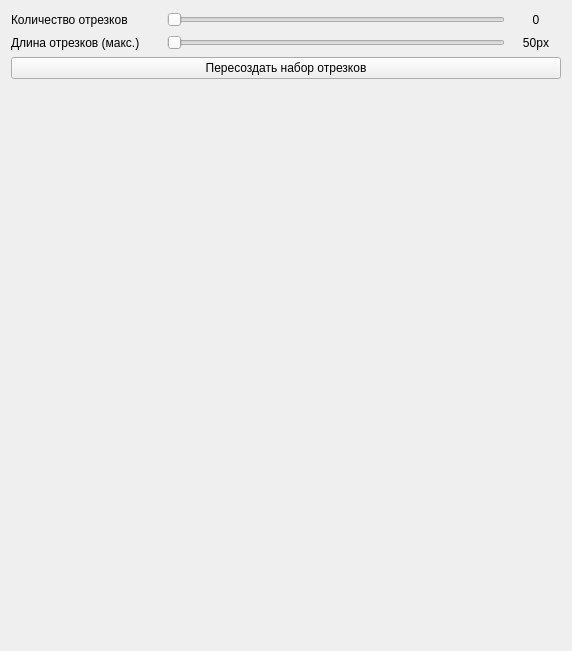
<?xml version="1.0" encoding="UTF-8"?>
<ui version="4.0">
 <class>Form</class>
 <widget class="QWidget" name="Form">
  <property name="geometry">
   <rect>
    <x>0</x>
    <y>0</y>
    <width>570</width>
    <height>651</height>
   </rect>
  </property>
  <property name="windowTitle">
   <string>Form</string>
  </property>
  <layout class="QVBoxLayout" name="verticalLayout">
   <item>
    <layout class="QHBoxLayout" name="horizontalLayout" stretch="0,0,0">
     <item>
      <widget class="QLabel" name="label">
       <property name="minimumSize">
        <size>
         <width>150</width>
         <height>0</height>
        </size>
       </property>
       <property name="maximumSize">
        <size>
         <width>150</width>
         <height>17</height>
        </size>
       </property>
       <property name="text">
        <string>Количество отрезков</string>
       </property>
      </widget>
     </item>
     <item>
      <widget class="QSlider" name="horizontalSlider">
       <property name="maximumSize">
        <size>
         <width>16777215</width>
         <height>15</height>
        </size>
       </property>
       <property name="maximum">
        <number>100</number>
       </property>
       <property name="orientation">
        <enum>Qt::Horizontal</enum>
       </property>
      </widget>
     </item>
     <item>
      <widget class="QLabel" name="linesCount">
       <property name="minimumSize">
        <size>
         <width>50</width>
         <height>0</height>
        </size>
       </property>
       <property name="maximumSize">
        <size>
         <width>50</width>
         <height>17</height>
        </size>
       </property>
       <property name="text">
        <string>0</string>
       </property>
       <property name="alignment">
        <set>Qt::AlignCenter</set>
       </property>
      </widget>
     </item>
    </layout>
   </item>
   <item>
    <layout class="QHBoxLayout" name="horizontalLayout_4" stretch="0,0,0">
     <item>
      <widget class="QLabel" name="label_2">
       <property name="minimumSize">
        <size>
         <width>150</width>
         <height>0</height>
        </size>
       </property>
       <property name="maximumSize">
        <size>
         <width>150</width>
         <height>17</height>
        </size>
       </property>
       <property name="text">
        <string>Длина отрезков (макс.)</string>
       </property>
      </widget>
     </item>
     <item>
      <widget class="QSlider" name="horizontalSlider_2">
       <property name="maximumSize">
        <size>
         <width>16777215</width>
         <height>15</height>
        </size>
       </property>
       <property name="minimum">
        <number>50</number>
       </property>
       <property name="maximum">
        <number>150</number>
       </property>
       <property name="orientation">
        <enum>Qt::Horizontal</enum>
       </property>
      </widget>
     </item>
     <item>
      <widget class="QLabel" name="linesLength">
       <property name="minimumSize">
        <size>
         <width>50</width>
         <height>0</height>
        </size>
       </property>
       <property name="maximumSize">
        <size>
         <width>50</width>
         <height>17</height>
        </size>
       </property>
       <property name="text">
        <string>50px</string>
       </property>
       <property name="alignment">
        <set>Qt::AlignCenter</set>
       </property>
      </widget>
     </item>
    </layout>
   </item>
   <item>
    <widget class="QPushButton" name="generateLinesButton">
     <property name="text">
      <string>Пересоздать набор отрезков</string>
     </property>
    </widget>
   </item>
   <item>
    <layout class="QHBoxLayout" name="horizontalLayout_3">
     <item>
      <widget class="QWidget" name="moc_drawArea" native="true">
       <property name="minimumSize">
        <size>
         <width>550</width>
         <height>550</height>
        </size>
       </property>
      </widget>
     </item>
    </layout>
   </item>
  </layout>
 </widget>
 <resources/>
 <connections/>
</ui>
